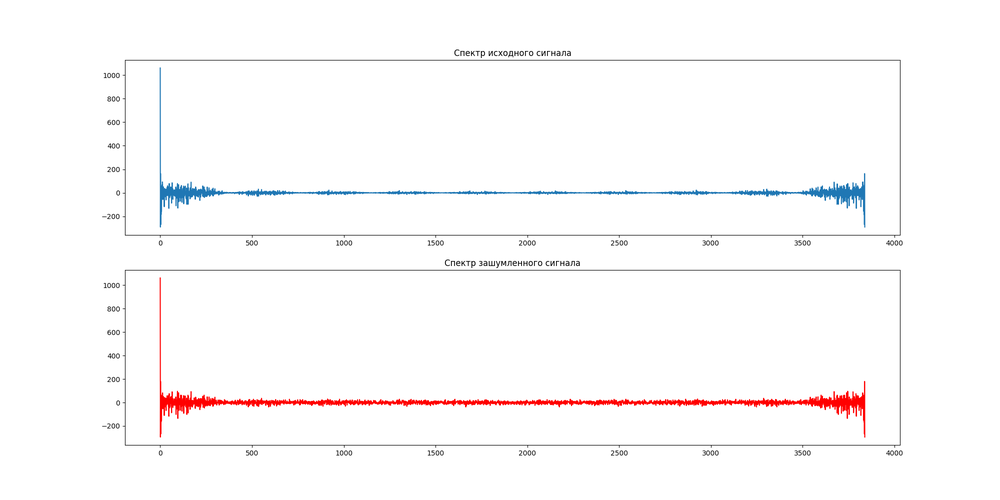
#> input picture 3st course/Basics_of_mobile_communication_systems/RGR/img/fg_spectre.png, 1000 x 500 px, shrunk from 2000 x 1000 before the run; its folder holds 4 pictures in this run
$ python output_graphs.py
#> lines starting #> are read from the running program, lines starting #| are printed output that depends on the picture
# -*- coding: utf-8 -*-
"""
Created on Sun Dec 17 16:25:01 2023

@author: Andrey
"""


import matplotlib.pyplot as plt
import matplotlib.image as mpimg
import random
import numpy as np

import sys
import math
import os


dir1 = "img"
if(len(sys.argv) > 1):
    dir1 = sys.argv[1]

files = os.listdir(dir1)


for i in range(len(files)):
    img = mpimg.imread(dir1 + "/" + files[i])
#> img is the input picture: shape (500, 1000, 4) float32; mean R, G, B, A 0.987, 0.981, 0.983, 1
    plt.figure(i + 1, figsize=(20, 20))
    plt.axis('off')
    plt.imshow(img)
    #plt.show()
plt.figure(i, figsize=(20, 20))
plt.axis('off')
img = mpimg.imread("spectre_3x.png")
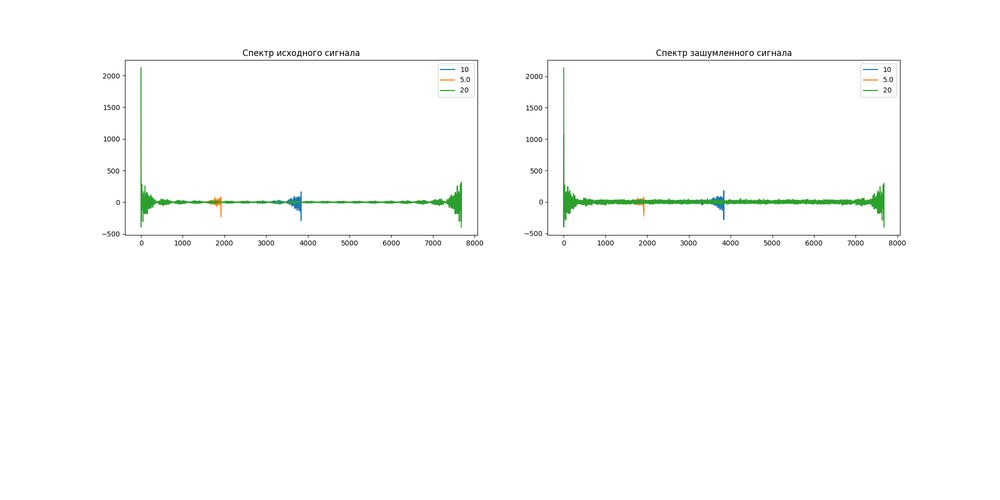
#> input picture 3st course/Basics_of_mobile_communication_systems/RGR/spectre_3x.png, 1000 x 500 px, shrunk from 2000 x 1000 before the run
#> img is the input picture: shape (500, 1000, 4) float32; mean R, G, B, A 0.988, 0.991, 0.988, 1
plt.imshow(img)
plt.show()
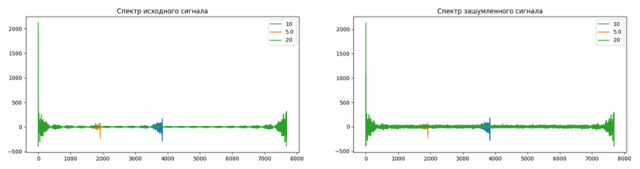
#> figure drawn by matplotlib, 1 panel
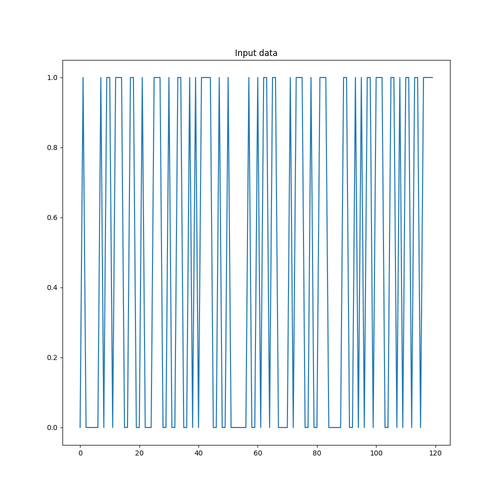
#> shown: shape (500, 500, 4) float32; mean R, G, B, A 0.911, 0.944, 0.966, 1
